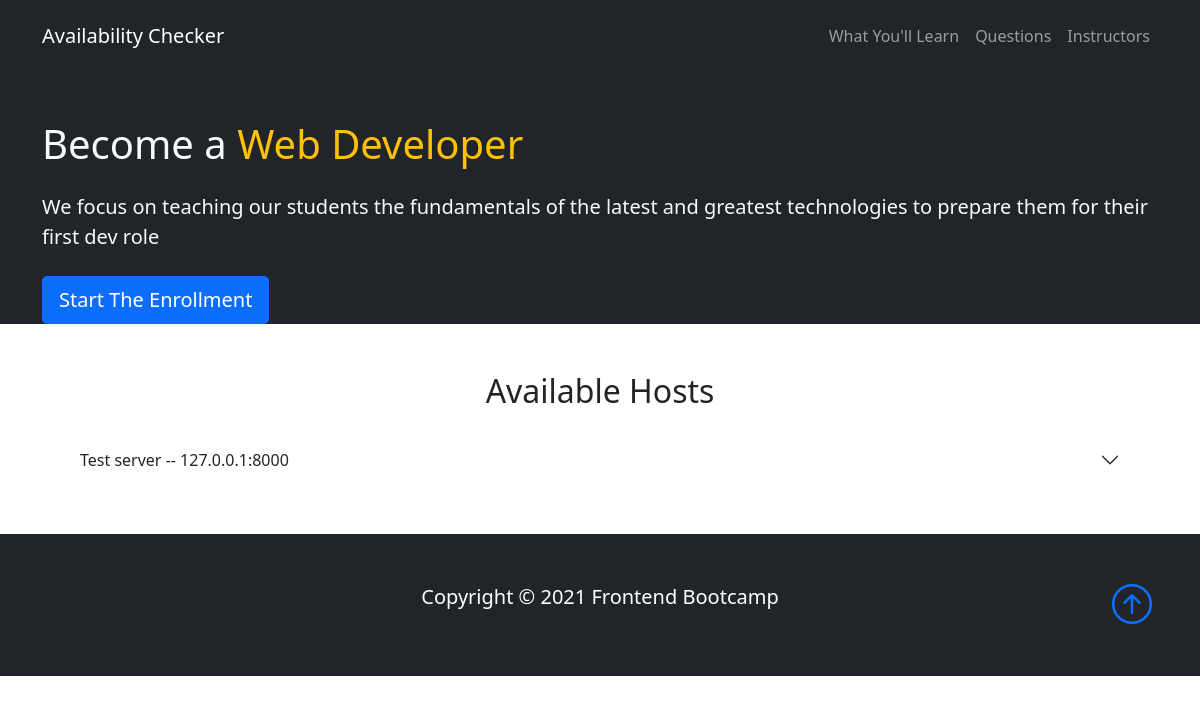
The app's page /, older data.
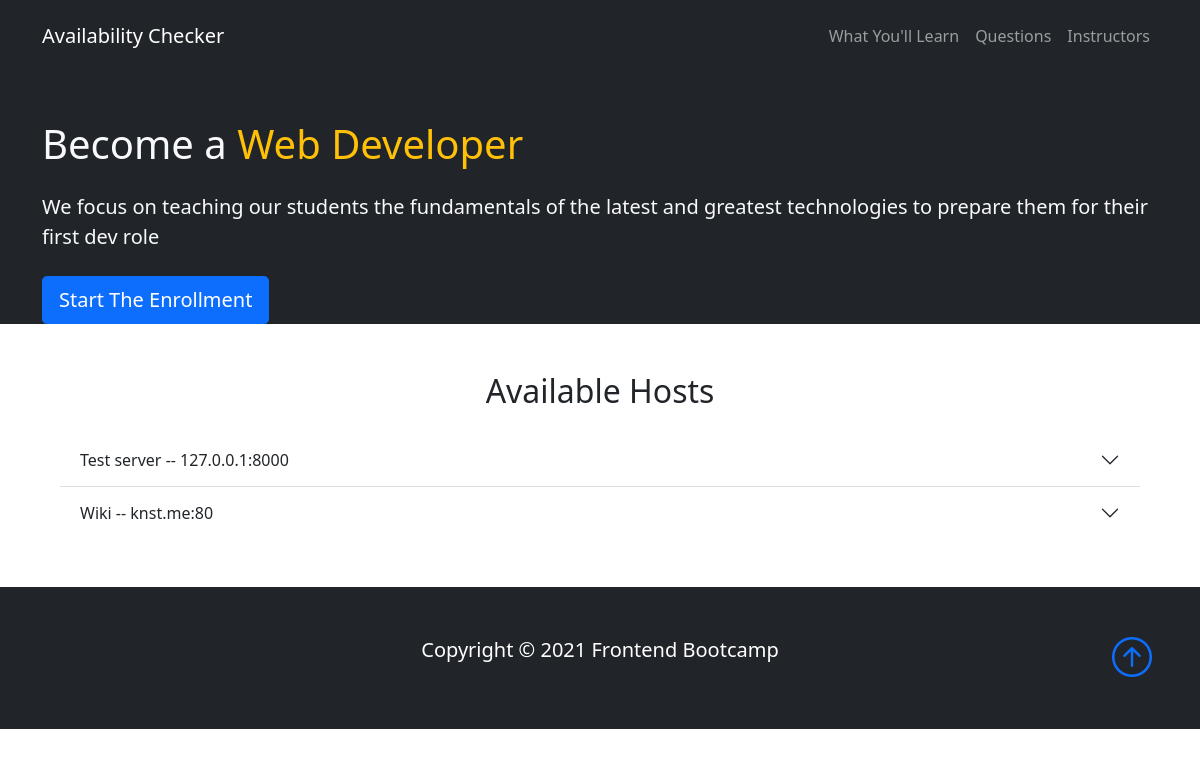
The same page, newer data.
### base/models.py (models this page shows, shortened)
class Host(models.Model):
    name = models.CharField(max_length=50)  # TODO: Update pony ORM
    description = models.CharField(max_length=150)
    server = models.CharField(max_length=100)
    port = models.IntegerField()
    method = models.ForeignKey(Method, on_delete=models.SET_NULL, null=True)
    owner = models.ForeignKey(User, on_delete=models.SET_NULL, null=True)  # TODO: Update pony ORM
    updated = models.DateTimeField(auto_now=True)
    created = models.DateTimeField(auto_now_add=True)

### base/views.py (the view)
# urls.py: 2. Add a URL to urlpatterns:  path('', views.home, name='home')
def home(request):
    hosts = Host.objects.all()
    context = {'hosts': hosts}
    return render(request, 'base/home.html', context)

### base/templates/base/home.html (shortened to what this page needs)
{% extends 'index.html' %}
{% block content %}
    <section id="questions" class="p-5">
      <div class="container">
        <h2 class="text-center mb-4">Available Hosts</h2>
        <div class="accordion accordion-flush" id="questions">
          {% for host in hosts %}
          <div class="accordion-item">
            <h2 class="accordion-header">
              <button
                class="accordion-button collapsed"
                type="button"
                data-bs-toggle="collapse"
                data-bs-target="#question-{{host.id}}"
              >
                {{host.name}}  --  {{host.server}}:{{host.port}}
              </button>
            </h2>
          </div>
          {% endfor %}
        </div>
      </div>
    </section>
{% endblock content %}

Row changes from the older to the newer data that the page shows:
added Host: name "Wiki", server "knst.me", port "80"
